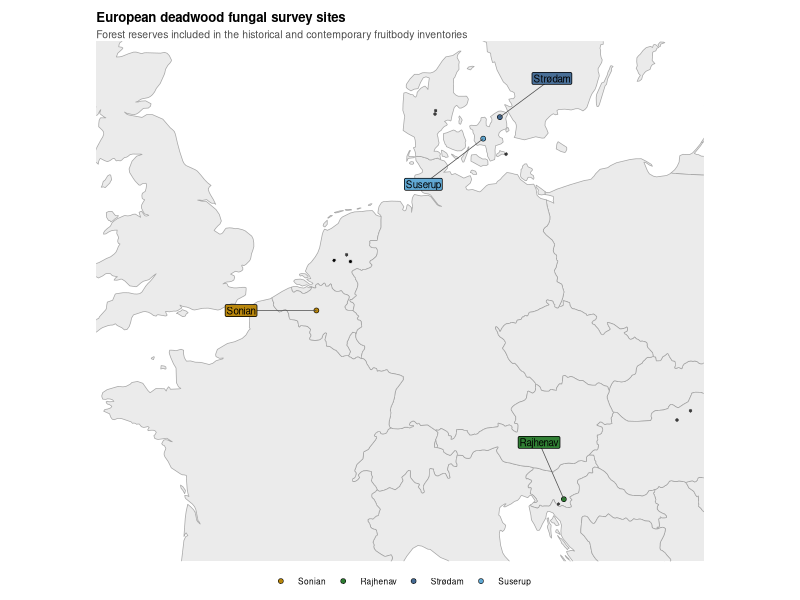
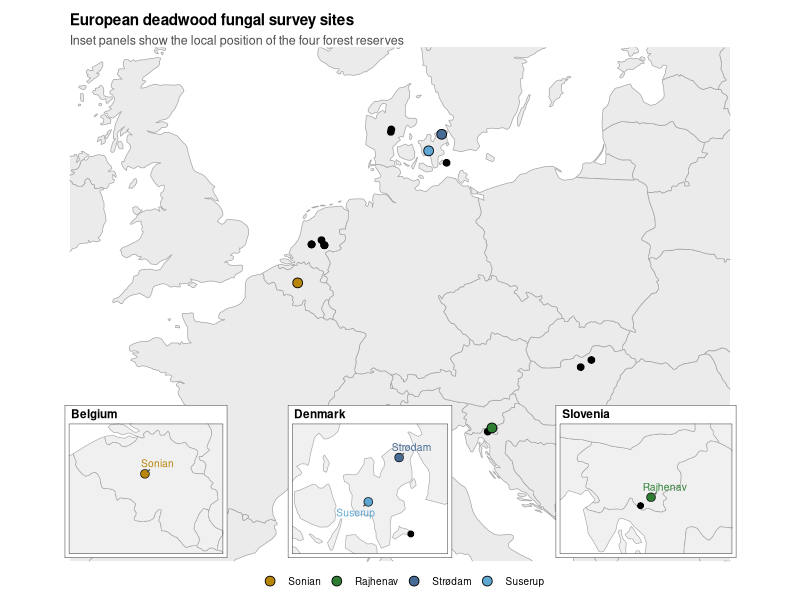
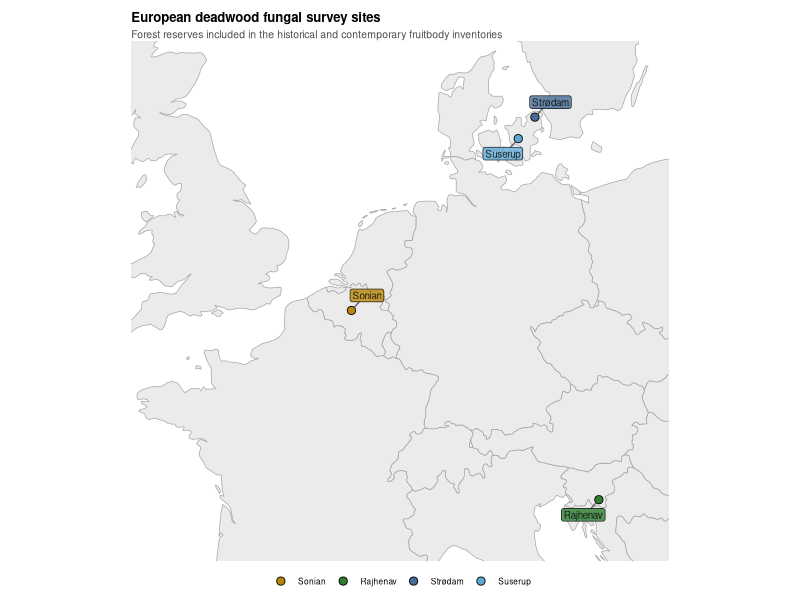
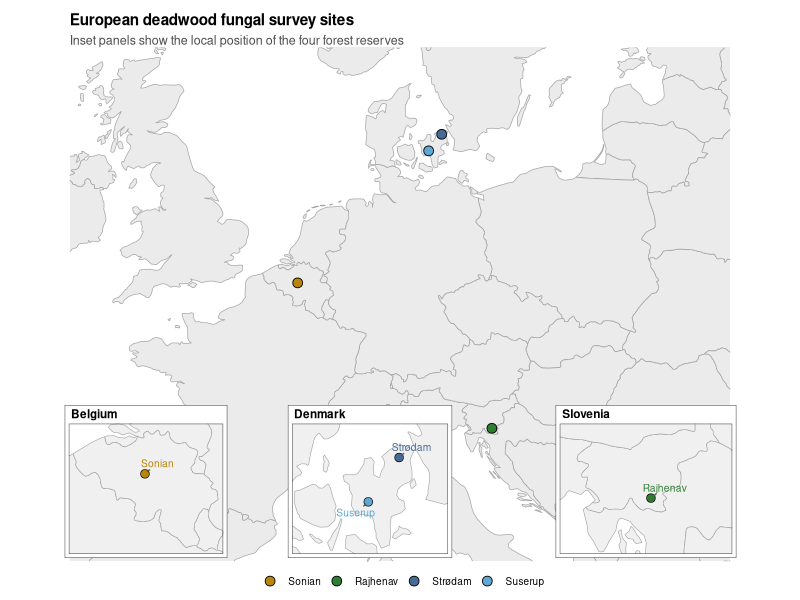
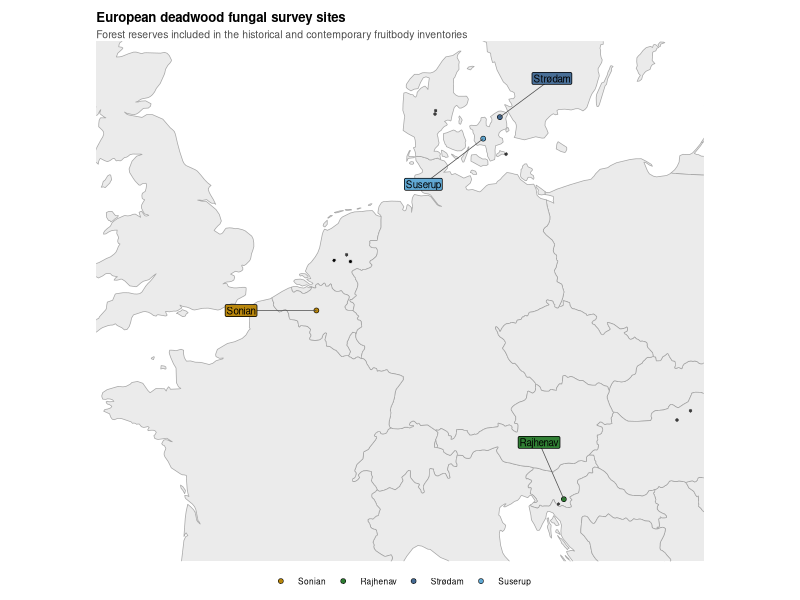
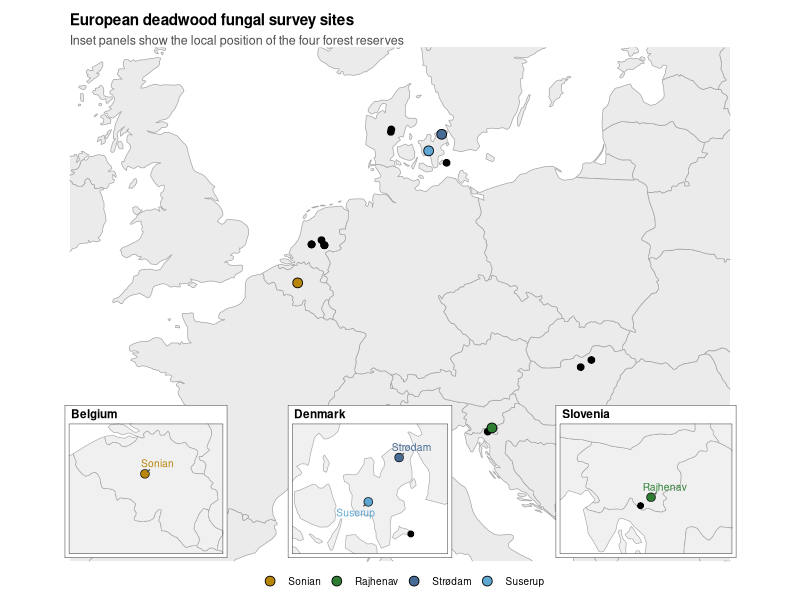
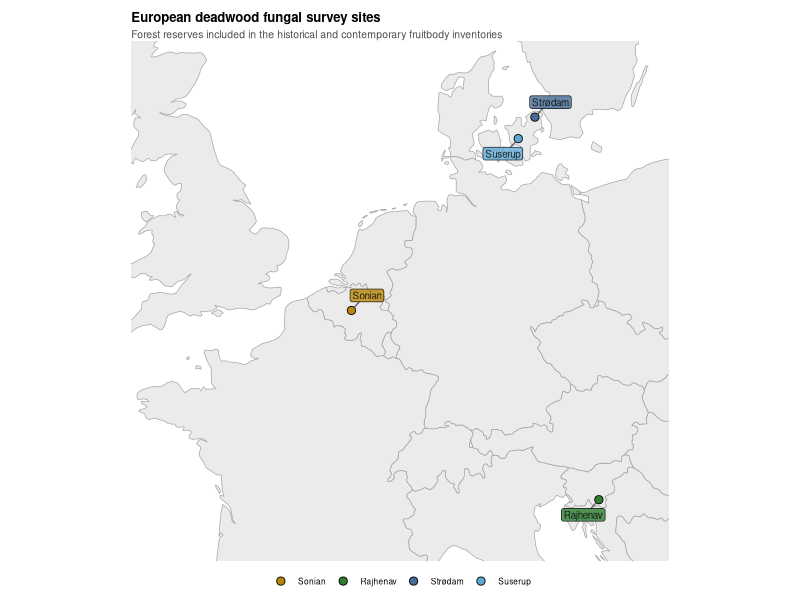
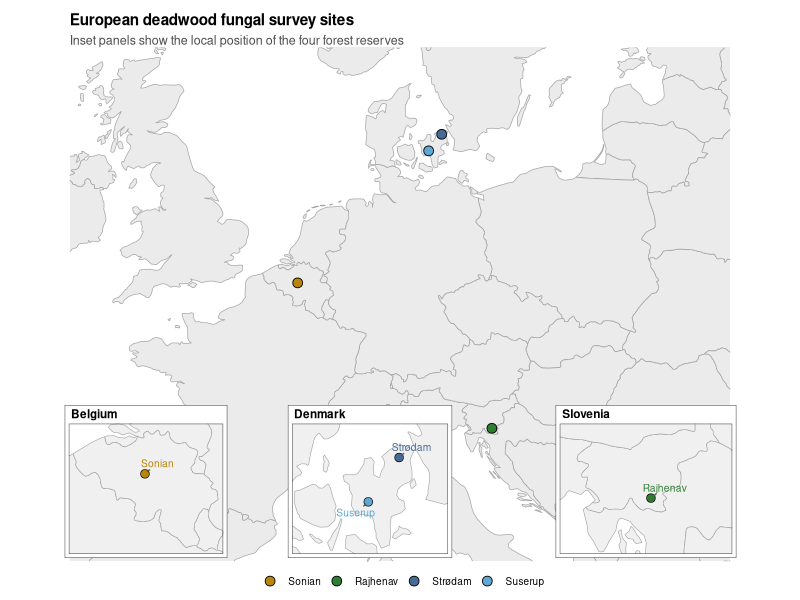

These figures' R source, in order:
# =========================================================
# MAP OF SAMPLE SITES
# Europe-wide map + map with regional insets
# =========================================================

suppressPackageStartupMessages({
  library(sf)
  library(dplyr)# =========================================================
  # MAP OF SAMPLE SITES
  # Europe-wide map + map with regional insets
  # =========================================================
  
  suppressPackageStartupMessages({
    library(sf)
    library(dplyr)
    library(tibble)
    library(ggplot2)
    library(ggrepel)
    library(rnaturalearth)
    library(rnaturalearthdata)
    library(cowplot)
  })
  
  # =========================================================
  # 0. SETTINGS
  # =========================================================
  
  out_dir <- "site_map_outputs"
  dir.create(out_dir, recursive = TRUE, showWarnings = FALSE)
  
  forest_cols <- c(
    "Sonian"   = "#B8860B",
    "Rajhenav" = "#2E7D32",
    "Strødam"  = "#466C95",
    "Suserup"  = "#5FA8D3"
  )
  
  # =========================================================
  # 1. SITE COORDINATES
  # =========================================================
  # Coordinates converted from degrees-minutes-seconds to decimal degrees.
  # Latitude north and longitude east are positive.
  
  sites <- tribble(
    ~forest,    ~country,    ~lat,        ~lon,
    "Sonian",   "Belgium",   50.7517778,   4.4224722,
    "Rajhenav", "Slovenia",  45.67,  15.011,
    "Strødam",  "Denmark",   55.9577500,  12.2720000,
    "Suserup",  "Denmark",   55.3786111,  11.5605833
  ) %>%
    mutate(
      forest = factor(forest, levels = names(forest_cols)),
      label = as.character(forest)
    )
  
  sites_sf <- st_as_sf(
    sites,
    coords = c("lon", "lat"),
    crs = 4326,
    remove = FALSE
  )
  
  # ---------------------------------------------------------
  # Additional NAT-MAN sites not used in the present study
  # ---------------------------------------------------------
  
  other_natman <- tribble(
    ~site_name,                            ~country_code, ~lat,   ~lon,
    "Silkeborg Vesterskov, Knagerne",      "DK",          56.13,   9.53,
    "Møns Klinteskov, Kalsterbjerg",       "DK",          54.96,  12.54,
    "Velling Skov",                        "DK",          56.04,   9.50,
    "Kekes",                               "H",           47.80,  19.85,
    "Õserdõ",                              "H",           48.05,  20.43,
    "Krokar",                              "SI",          45.54,  14.78,
    "Utrecht, Amelisweerd",                "NL",          52.10,   5.18,
    "Veluwe, Dassenberg",                  "NL",          52.07,   5.88,
    "Veluwe, Drie",                        "NL",          52.07,   5.88,
    "Veluwe, Gortelse Bos",                "NL",          52.07,   5.88,
    "Utrecht, Oostbroek",                  "NL",          52.10,   5.18,
    "Veluwe, Speulderbos",                 "NL",          52.25,   5.72,
    "Veluwe, Weversbergen",                "NL",          52.07,   5.88,
    "Utrecht, Wulperhorst",                "NL",          52.10,   5.18
  )
  
  other_natman_sf <- st_as_sf(
    other_natman,
    coords = c("lon", "lat"),
    crs = 4326,
    remove = FALSE
  )
  
  # =========================================================
  # 2. BASE MAP DATA
  # =========================================================
  
  world <- ne_countries(
    scale = "medium",
    returnclass = "sf"
  )
  
  europe <- world %>%
    filter(
      continent == "Europe" |
        admin %in% c("Turkey", "Cyprus")
    )
  
  # =========================================================
  # 3. COMMON THEME
  # =========================================================
  
  theme_map <- function(base_size = 9) {
    theme_void(base_size = base_size) +
      theme(
        legend.position = "bottom",
        legend.title = element_blank(),
        plot.title = element_text(
          face = "bold",
          hjust = 0,
          size = base_size + 2
        ),
        plot.subtitle = element_text(
          hjust = 0,
          size = base_size,
          colour = "grey30"
        ),
        plot.margin = margin(5, 5, 5, 5)
      )
  }
  # Manual label positions
  # Adjust label_lon and label_lat until the boxes sit where you want them.
  site_label_pos <- sites %>%
    mutate(
      label_lon = case_when(
        forest == "Sonian"   ~ 1.2,
        forest == "Rajhenav" ~ 13.95,
        forest == "Strødam"  ~ 14.5,
        forest == "Suserup"  ~ 9.00,
        TRUE ~ lon
      ),
      label_lat = case_when(
        forest == "Sonian"   ~ 50.75,
        forest == "Rajhenav" ~ 47.2,
        forest == "Strødam"  ~ 57.0,
        forest == "Suserup"  ~ 54.15,
        TRUE ~ lat
      )
    )
  # =========================================================
  # 4. EUROPE-WIDE MAP
  # =========================================================
  site_label_segments <- site_label_pos %>%
    mutate(
      x = lon,
      y = lat,
      xend = label_lon,
      yend = label_lat
    )
  
  p_europe_sites <- ggplot() +
    geom_sf(
      data = europe,
      fill = "grey92",
      colour = "grey65",
      linewidth = 0.25
    ) +
    geom_sf(
      data = other_natman_sf,
      shape = 21,
      size = 1,
      stroke = 0.30,
      fill = "black",
      colour = "grey80", alpha=0.75
    ) +
    geom_sf(
      data = sites_sf,
      aes(fill = forest),
      shape = 21,
      size = 1.5,
      stroke = 0.3,
      colour = "black"
    ) +
    geom_segment(
      data = site_label_segments,
      aes(
        x = x,
        y = y,
        xend = xend,
        yend = yend
      ),
      linewidth = 0.25,
      colour = "grey30"
    ) +
    geom_label(
      data = site_label_pos,
      aes(
        x = label_lon,
        y = label_lat,
        label = label,
        fill = forest
      ),
      colour = "black",
      size = 2.5,
      alpha = 0.99,
      label.padding = unit(0.12, "lines"),
      label.r = unit(0.12, "lines"),
      label.size = 0.25,
      show.legend = FALSE
    ) +
    scale_fill_manual(values = forest_cols) +
    scale_colour_manual(values = forest_cols) +
    coord_sf(
      xlim = c(-5, 21),
      ylim = c(44, 58),
      expand = FALSE
    ) +
    labs(
      title = "European deadwood fungal survey sites",
      subtitle = "Forest reserves included in the historical and contemporary fruitbody inventories"
    ) +
    theme_map(base_size = 7.5)
  
  print(p_europe_sites)
  
  ggsave(
    filename = file.path(out_dir, "map_sample_sites_europe.png"),
    plot = p_europe_sites,
    width = 7.2/2,
    height = 5.2/2,
    dpi = 900,
    bg = "white"
  )
  
  # =========================================================
  # 5. INSET MAP FUNCTIONS
  # =========================================================
  
  make_zoom_map <- function(xlim, ylim, title_text, label_sites = TRUE) {
    p <- ggplot() +
      geom_sf(
        data = europe,
        fill = "grey94",
        colour = "grey65",
        linewidth = 0.22
      ) +
      geom_sf(
        data = other_natman_sf,
        shape = 21,
        size = 2.0,
        stroke = 0.25,
        fill = "black",
        colour = "black"
      ) +
      geom_sf(
        data = sites_sf,
        aes(fill = forest),
        shape = 21,
        size = 2.7,
        stroke = 0.35,
        colour = "black"
      ) +
      scale_fill_manual(values = forest_cols, drop = FALSE) +
      coord_sf(
        xlim = xlim,
        ylim = ylim,
        expand = FALSE
      ) +
      labs(title = title_text) +
      theme_void(base_size = 8) +
      theme(
        legend.position = "none",
        plot.title = element_text(
          face = "bold",
          size = 8.5,
          hjust = 0.02,
          margin = margin(0, 0, 2, 0)
        ),
        panel.border = element_rect(
          colour = "grey25",
          fill = NA,
          linewidth = 0.35
        ),
        plot.background = element_rect(
          fill = "white",
          colour = "grey25",
          linewidth = 0.35
        ),
        plot.margin = margin(3, 3, 3, 3)
      )
    
    if (label_sites) {
      p <- p +
        geom_text_repel(
          data = sites %>%
            filter(
              lon >= xlim[1],
              lon <= xlim[2],
              lat >= ylim[1],
              lat <= ylim[2]
            ),
          aes(
            x = lon,
            y = lat,
            label = label,
            colour = forest
          ),
          size = 2.6,
          min.segment.length = 0,
          segment.linewidth = 0.2,
          segment.colour = "grey35",
          box.padding = 0.25,
          point.padding = 0.2,
          seed = 42,
          show.legend = FALSE
        ) +
        scale_colour_manual(values = forest_cols, drop = FALSE)
    }
    
    p
  }
  
  p_belgium_inset <- make_zoom_map(
    xlim = c(2.4, 6.5),
    ylim = c(49.4, 51.6),
    title_text = "Belgium"
  )
  
  p_denmark_inset <- make_zoom_map(
    xlim = c(9.8, 13.4),
    ylim = c(54.7, 56.4),
    title_text = "Denmark"
  )
  
  p_slovenia_inset <- make_zoom_map(
    xlim = c(13.0, 16.8),
    ylim = c(44.8, 46.8),
    title_text = "Slovenia"
  )
  
  # =========================================================
  # 6. MAIN MAP PREPARED FOR INSETS
  # =========================================================
  
  p_main_for_insets <- ggplot() +
    geom_sf(
      data = europe,
      fill = "grey92",
      colour = "grey65",
      linewidth = 0.25
    ) +
    geom_sf(
      data = other_natman_sf,
      shape = 21,
      size = 2.2,
      stroke = 0.30,
      fill = "black",
      colour = "black"
    ) +
    geom_sf(
      data = sites_sf,
      aes(fill = forest),
      shape = 21,
      size = 3.0,
      stroke = 0.45,
      colour = "black"
    ) +
    scale_fill_manual(values = forest_cols) +
    coord_sf(
      xlim = c(-8, 28),
      ylim = c(41, 59),
      expand = FALSE
    ) +
    labs(
      title = "European deadwood fungal survey sites",
      subtitle = "Inset panels show the local position of the four forest reserves"
    ) +
    theme_map(base_size = 9)
  
  # =========================================================
  # 7. MAP WITH INSETS
  # =========================================================
  # The x, y, width and height arguments below are relative to the whole figure.
  # Adjust them slightly if an inset overlaps an important map feature.
  
  p_europe_sites_insets <- ggdraw(p_main_for_insets) +
    draw_plot(p_belgium_inset,  x = 0.05, y = 0.07, width = 0.265, height = 0.255) +
    draw_plot(p_denmark_inset,  x = 0.33, y = 0.07, width = 0.265, height = 0.255) +
    draw_plot(p_slovenia_inset, x = 0.675, y = 0.07, width = 0.265, height = 0.255)
  
  print(p_europe_sites_insets)
  
  ggsave(
    filename = file.path(out_dir, "map_sample_sites_europe_with_insets.png"),
    plot = p_europe_sites_insets,
    width = 7.2,
    height = 5.2,
    dpi = 600,
    bg = "white"
  )
  
  # =========================================================
  # 8. OPTIONAL: PRINT COORDINATE TABLE
  # =========================================================
  
  print(
    sites %>%
      select(forest, country, latitude_decimal = lat, longitude_decimal = lon)
  )
  
  print(
    other_natman %>%
      select(site_name, country_code, latitude_decimal = lat, longitude_decimal = lon)
  )
  
  
  library(tibble)
  library(ggplot2)
  library(ggrepel)
  library(rnaturalearth)
  library(rnaturalearthdata)
  library(cowplot)
})

# =========================================================
# 0. SETTINGS
# =========================================================

out_dir <- "site_map_outputs"
dir.create(out_dir, recursive = TRUE, showWarnings = FALSE)

forest_cols <- c(
  "Sonian"   = "#B8860B",
  "Rajhenav" = "#2E7D32",
  "Strødam"  = "#466C95",
  "Suserup"  = "#5FA8D3"
)

# =========================================================
# 1. SITE COORDINATES
# =========================================================
# Coordinates converted from degrees-minutes-seconds to decimal degrees.
# Latitude north and longitude east are positive.

sites <- tribble(
  ~forest,    ~country,    ~lat,        ~lon,
  "Sonian",   "Belgium",   50.7517778,   4.4224722,
  "Rajhenav", "Slovenia",  45.6565833,  15.0093611,
  "Strødam",  "Denmark",   55.9577500,  12.2720000,
  "Suserup",  "Denmark",   55.3786111,  11.5605833
) %>%
  mutate(
    forest = factor(forest, levels = names(forest_cols)),
    label = as.character(forest)
  )

sites_sf <- st_as_sf(
  sites,
  coords = c("lon", "lat"),
  crs = 4326,
  remove = FALSE
)

# =========================================================
# 2. BASE MAP DATA
# =========================================================

world <- ne_countries(
  scale = "medium",
  returnclass = "sf"
)

europe <- world %>%
  filter(
    continent == "Europe" |
      admin %in% c("Turkey", "Cyprus")
  )

# =========================================================
# 3. COMMON THEME
# =========================================================

theme_map <- function(base_size = 9) {
  theme_void(base_size = base_size) +
    theme(
      legend.position = "bottom",
      legend.title = element_blank(),
      plot.title = element_text(
        face = "bold",
        hjust = 0,
        size = base_size + 2
      ),
      plot.subtitle = element_text(
        hjust = 0,
        size = base_size,
        colour = "grey30"
      ),
      plot.margin = margin(5, 5, 5, 5)
    )
}

# =========================================================
# 4. EUROPE-WIDE MAP
# =========================================================

p_europe_sites <- ggplot() +
  geom_sf(
    data = europe,
    fill = "grey92",
    colour = "grey65",
    linewidth = 0.25
  ) +
  geom_sf(
    data = sites_sf,
    aes(fill = forest),
    shape = 21,
    size = 2.5,
    stroke = 0.45,
    colour = "black"
  ) +
  geom_label_repel(
    data = sites,
    aes(
      x = lon,
      y = lat,
      label = label,
      fill = forest
    ),
    colour = "black",
    size = 2.5, alpha= 0.8,
    min.segment.length = 0,
    segment.linewidth = 0.25,
    segment.colour = "grey30",
    box.padding = 0.35,
    point.padding = 0.25,
    label.padding = unit(0.12, "lines"),
    label.r = unit(0.12, "lines"),
    label.size = 0.25,
    seed = 42,
    show.legend = FALSE
  ) +
  scale_fill_manual(values = forest_cols) +
  scale_colour_manual(values = forest_cols) +
  coord_sf(
    xlim = c(-5, 18),
    ylim = c(44, 58),
    expand = FALSE
  ) +
  labs(
    title = "European deadwood fungal survey sites",
    subtitle = "Forest reserves included in the historical and contemporary fruitbody inventories"
  ) +
  theme_map(base_size = 7.5)

print(p_europe_sites)

ggsave(
  filename = file.path(out_dir, "map_sample_sites_europe.png"),
  plot = p_europe_sites,
  width = 7.2/2,
  height = 5.2/2,
  dpi = 600,
  bg = "white"
)

# =========================================================
# 5. INSET MAP FUNCTIONS
# =========================================================

make_zoom_map <- function(xlim, ylim, title_text, label_sites = TRUE) {
  p <- ggplot() +
    geom_sf(
      data = europe,
      fill = "grey94",
      colour = "grey65",
      linewidth = 0.22
    ) +
    geom_sf(
      data = sites_sf,
      aes(fill = forest),
      shape = 21,
      size = 2.7,
      stroke = 0.35,
      colour = "black"
    ) +
    scale_fill_manual(values = forest_cols, drop = FALSE) +
    coord_sf(
      xlim = xlim,
      ylim = ylim,
      expand = FALSE
    ) +
    labs(title = title_text) +
    theme_void(base_size = 8) +
    theme(
      legend.position = "none",
      plot.title = element_text(
        face = "bold",
        size = 8.5,
        hjust = 0.02,
        margin = margin(0, 0, 2, 0)
      ),
      panel.border = element_rect(
        colour = "grey25",
        fill = NA,
        linewidth = 0.35
      ),
      plot.background = element_rect(
        fill = "white",
        colour = "grey25",
        linewidth = 0.35
      ),
      plot.margin = margin(3, 3, 3, 3)
    )
  
  if (label_sites) {
    p <- p +
      geom_text_repel(
        data = sites %>%
          filter(
            lon >= xlim[1],
            lon <= xlim[2],
            lat >= ylim[1],
            lat <= ylim[2]
          ),
        aes(
          x = lon,
          y = lat,
          label = label,
          colour = forest
        ),
        size = 2.6,
        min.segment.length = 0,
        segment.linewidth = 0.2,
        segment.colour = "grey35",
        box.padding = 0.25,
        point.padding = 0.2,
        seed = 42,
        show.legend = FALSE
      ) +
      scale_colour_manual(values = forest_cols, drop = FALSE)
  }
  
  p
}

p_belgium_inset <- make_zoom_map(
  xlim = c(2.4, 6.5),
  ylim = c(49.4, 51.6),
  title_text = "Belgium"
)

p_denmark_inset <- make_zoom_map(
  xlim = c(9.8, 13.4),
  ylim = c(54.7, 56.4),
  title_text = "Denmark"
)

p_slovenia_inset <- make_zoom_map(
  xlim = c(13.0, 16.8),
  ylim = c(44.8, 46.8),
  title_text = "Slovenia"
)

# =========================================================
# 6. MAIN MAP PREPARED FOR INSETS
# =========================================================

p_main_for_insets <- ggplot() +
  geom_sf(
    data = europe,
    fill = "grey92",
    colour = "grey65",
    linewidth = 0.25
  ) +
  geom_sf(
    data = sites_sf,
    aes(fill = forest),
    shape = 21,
    size = 3.0,
    stroke = 0.45,
    colour = "black"
  ) +
  scale_fill_manual(values = forest_cols) +
  coord_sf(
    xlim = c(-8, 28),
    ylim = c(41, 59),
    expand = FALSE
  ) +
  labs(
    title = "European deadwood fungal survey sites",
    subtitle = "Inset panels show the local position of the four forest reserves"
  ) +
  theme_map(base_size = 9)

# =========================================================
# 7. MAP WITH INSETS
# =========================================================
# The x, y, width and height arguments below are relative to the whole figure.
# Adjust them slightly if an inset overlaps an important map feature.

p_europe_sites_insets <- ggdraw(p_main_for_insets) +
  draw_plot(p_belgium_inset,  x = 0.05, y = 0.07, width = 0.265, height = 0.255) +
  draw_plot(p_denmark_inset,  x = 0.33, y = 0.07, width = 0.265, height = 0.255) +
  draw_plot(p_slovenia_inset, x = 0.675, y = 0.07, width = 0.265, height = 0.255)

print(p_europe_sites_insets)

ggsave(
  filename = file.path(out_dir, "map_sample_sites_europe_with_insets.png"),
  plot = p_europe_sites_insets,
  width = 7.2,
  height = 5.2,
  dpi = 600,
  bg = "white"
)

# =========================================================
# 8. OPTIONAL: PRINT COORDINATE TABLE
# =========================================================

print(
  sites %>%
    select(forest, country, latitude_decimal = lat, longitude_decimal = lon)
)
